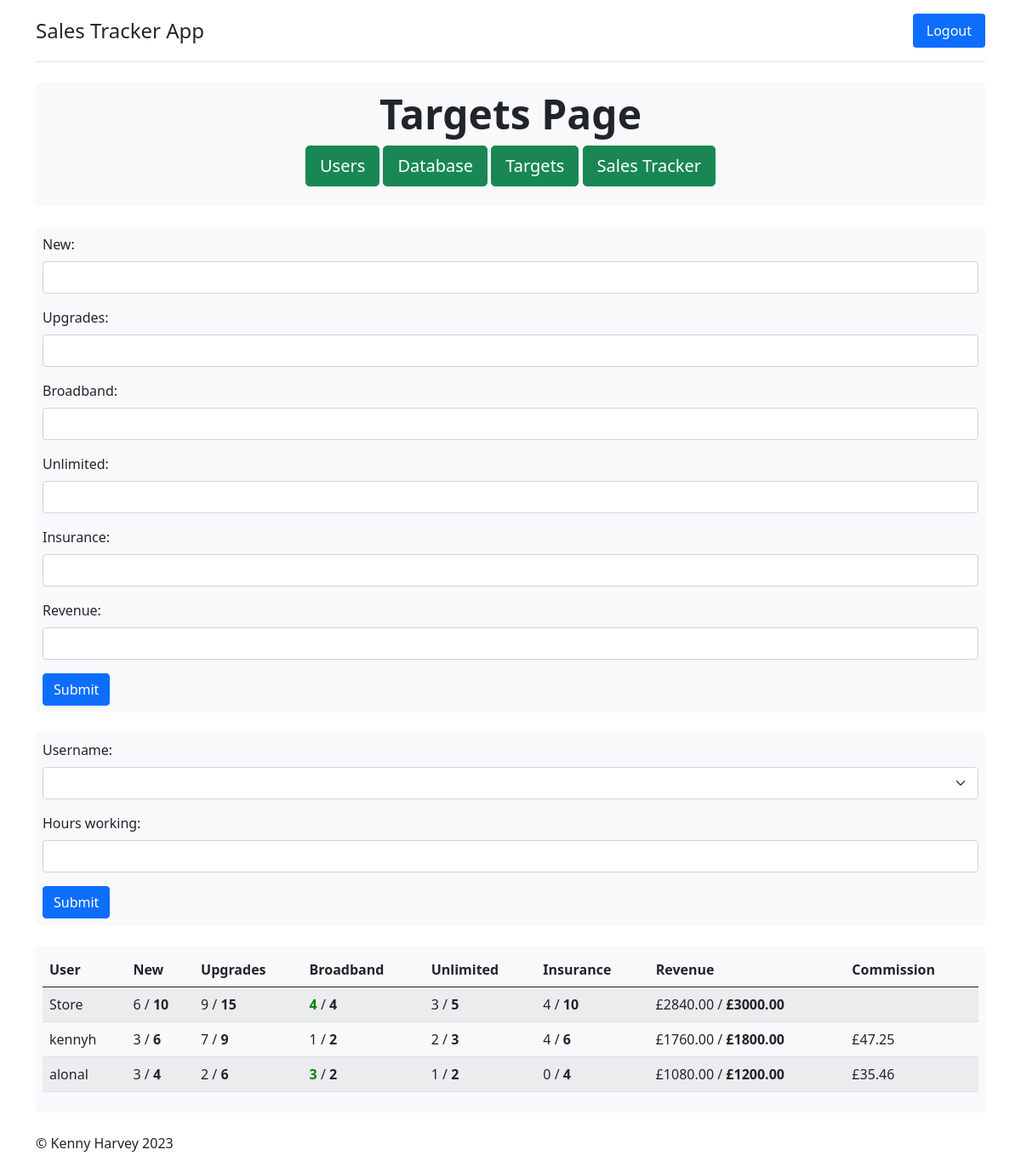
/targets/ (signed in), run on the app's committed database.
### models/targets.py (models this page shows, shortened)
class StoreTargets(db.Model):
    __tablename__ = 'store_targets'
    id = db.Column(db.Integer, primary_key=True)
    new = db.Column(db.Integer, nullable=False)
    upgrades = db.Column(db.Integer, nullable=False)
    broadband = db.Column(db.Integer, nullable=False)
    unlimited = db.Column(db.Integer, nullable=False)
    insurance = db.Column(db.Integer, nullable=False)
    revenue = db.Column(db.Numeric, nullable=False)
    ind_targets = db.relationship('Targets', backref='store_targets', lazy='dynamic')
    store_progress = db.relationship('StoreProgress', backref='store_progress', uselist=False)

class StoreProgress(db.Model):
    __tablename__ = 'store_progress'
    id = db.Column(db.Integer, primary_key=True)
    store_id = db.Column(db.Integer, db.ForeignKey('store_targets.id'), nullable=False)
    new = db.Column(db.Integer, nullable=False)
    upgrades = db.Column(db.Integer, nullable=False)
    broadband = db.Column(db.Integer, nullable=False)
    unlimited = db.Column(db.Integer, nullable=False)
    insurance = db.Column(db.Integer, nullable=False)
    revenue = db.Column(db.Numeric, nullable=False)

class Targets(db.Model):
    __tablename__ = 'targets'
    id = db.Column(db.Integer, primary_key=True)
    store_id = db.Column(db.Integer, db.ForeignKey('store_targets.id'), nullable=False)
    username = db.Column(db.Integer, db.ForeignKey('users.id'), nullable=False, unique=True)
    new = db.Column(db.Integer, nullable=False)
    upgrades = db.Column(db.Integer, nullable=False)
    broadband = db.Column(db.Integer, nullable=False)
    unlimited = db.Column(db.Integer, nullable=False)
    insurance = db.Column(db.Integer, nullable=False)
    revenue = db.Column(db.Numeric, nullable=False)
    user_progress = db.relationship('Progress', backref='user_progress', uselist=False)

class Progress(db.Model):
    __tablename__ = 'progress'
    id = db.Column(db.Integer, primary_key=True)
    username = db.Column(db.Integer, db.ForeignKey('targets.username'), nullable=False, unique=True)
    new = db.Column(db.Integer, nullable=False)
    upgrades = db.Column(db.Integer, nullable=False)
    broadband = db.Column(db.Integer, nullable=False)
    unlimited = db.Column(db.Integer, nullable=False)
    insurance = db.Column(db.Integer, nullable=False)
    revenue = db.Column(db.Numeric, nullable=False)
    commission = db.Column(db.Numeric, nullable=False)

### models/users.py (models this page shows, shortened)
class Users(UserMixin, db.Model):
    __tablename__ = 'users'
    id = db.Column(db.Integer, primary_key=True)
    username = db.Column(db.Text, nullable=False, unique=True)
    firstname = db.Column(db.Text, nullable=False)
    lastname = db.Column(db.Text, nullable=False)
    password = db.Column(db.Text, nullable=False)
    email = db.Column(db.Text, nullable=False, unique=True)
    admin = db.Column(db.Boolean, nullable=False)
    store_id = db.Column(db.Integer)
    hours_working = db.Column(db.Integer)
    is_deleted = db.Column(db.Boolean, default=False)
    user_sales = db.relationship('Sales', backref='users', lazy='dynamic')
    user_targets = db.relationship('Targets', backref='user_target', uselist=False)

### main.py (the view, shortened to what this page needs)
@app.route('/targets/', methods=['GET', 'POST'])
@login_required
@active_required
def targets():
    target_form = TargetForm()
    hours_form = HoursForm()
    store_targets = StoreTargets.query.all()
    user_targets = Targets.query.join(Users).order_by(Users.username).all()
    current_target = ""
    for target in user_targets:
        if target.username == current_user.id:
            current_target = target
    if current_target != "":
        user_targets.remove(current_target)
        user_targets.insert(0, current_target)
    choices = [""]
    hours_form.username.choices = choices + [row.username for row in Users.query.filter_by(store_id=current_user.store_id, is_deleted=False).all()]
    if hours_form.validate_on_submit():
        update_user = Users.query.filter_by(username=hours_form.username.data).first()
        update_user.hours_working = hours_form.hours.data
        db.session.commit()
        calc_targets()
        return redirect(url_for("targets"))
    return render_template("targets.html", hours_form=hours_form, target_form=target_form, store_targets=store_targets,
                           user_targets=user_targets)

### forms.py
class TargetForm(FlaskForm):
    new = IntegerField('New:', validators=[DataRequired()])
    upgrades = IntegerField('Upgrades:', validators=[DataRequired()])
    broadband = IntegerField('Broadband:', validators=[DataRequired()])
    unlimited = IntegerField('Unlimited:', validators=[DataRequired()])
    insurance = IntegerField('Insurance:', validators=[DataRequired()])
    revenue = IntegerField('Revenue:', validators=[DataRequired()])
    submit = SubmitField('Submit')

class HoursForm(FlaskForm):
    username = SelectField('Username:', validators=[DataRequired()])
    hours = IntegerField('Hours working:', validators=[DataRequired()])
    submit = SubmitField('Submit')

### main.py (called while the page is built)
@lm.user_loader
def load_user(user_id):
    return Users.query.filter_by(id=user_id).first()

def required(user):
    def decorator(f):
        @wraps(f)
        def decorated_function(*args, **kwargs):
            if user.is_deleted:
                abort(403)
            return f(*args, **kwargs)
        return decorated_function
    return decorator

### templates/targets.html (shortened to what this page needs)
<!DOCTYPE html>
<html lang="en">
<head>
	<link href="https://cdn.jsdelivr.net/npm/bootstrap@5.0.2/dist/css/bootstrap.min.css" rel="stylesheet">
	{% from 'bootstrap5/form.html' import render_form %}
</head>
<body>
<div class="container">
			<header class="header">
				<nav class="d-flex flex-wrap justify-content-center py-3 mb-4 border-bottom" >
					<a href="/" class="d-flex align-items-center mb-3 mb-md-0 me-md-auto text-dark text-decoration-none">
						<span class="fs-4">Sales Tracker App</span>
					</a>
					<ul class="nav nav-pills">
						<li class="nav-item">
							<a href="/logout" class="nav-link active" aria-current="page">Logout</a>
						</li>
					</ul>
				</nav>
			</header>
			<div class="p-2 mb-4 bg-light rounded-3">
				<div class="text-center">
					<h1 class="display-5 fw-bold">Targets Page</h1>
					<p>
						{% if current_user.admin %}
							<a class="btn btn-lg btn-success" href="/users/" role="button">Users</a>
                        	<a class="btn btn-lg btn-success" href="/database/" role="button">Database</a>
						{% endif %}
                        <a class="btn btn-lg btn-success" href="/targets/" role="button">Targets</a>
                        <a class="btn btn-lg btn-success" href="/sales/" role="button">Sales Tracker</a>
					</p>
				</div>
			</div>
			{% if current_user.admin %}
				<div id="targets_form" class="p-2 mb-4 bg-light rounded-3">
					{{ render_form(target_form) }}
				</div>
				<div id="hours_form" class="p-2 mb-4 bg-light rounded-3">
					{{ render_form(hours_form) }}
				</div>
			{% endif %}
			<div id="targets_list" class="p-2 mb-4 bg-light rounded-3">
				<table id="data" class="table table-striped">
					<thead>
					  <tr>
						<th>User</th>
						<th>New</th>
						<th>Upgrades</th>
						<th>Broadband</th>
						<th>Unlimited</th>
						<th>Insurance</th>
						<th>Revenue</th>
					    <th>Commission</th>
					  </tr>
					</thead>
					<tbody>
					  {% for store_target in store_targets if current_user.store_id == store_target.id %}
						<tr>
						  <td>Store</td>
							{% if store_target.store_progress.new is defined and store_target.store_progress.new >= store_target.new %}
						  <td><b style="color: green">{{ store_target.store_progress.new }}</b> / <b>{{ store_target.new }}</b></td>
							{% else %}
						  <td>{{ store_target.store_progress.new }} / <b>{{ store_target.new }}</b></td>
							{% endif %}
							{% if store_target.store_progress.upgrades is defined and store_target.store_progress.upgrades >= store_target.upgrades %}
							<td><b style="color: green">{{ store_target.store_progress.upgrades }}</b>  / <b>{{ store_target.upgrades }}</b></td>
							{% else %}
						  <td>{{ store_target.store_progress.upgrades }} / <b>{{ store_target.upgrades }}</b></td>
							{% endif %}
							{% if store_target.store_progress.broadband is defined and store_target.store_progress.broadband >= store_target.broadband %}
							<td><b style="color: green">{{ store_target.store_progress.broadband }}</b>  / <b>{{ store_target.broadband }}</b></td>
							{% else %}
						  <td>{{ store_target.store_progress.broadband }} / <b>{{ store_target.broadband }}</b></td>
							{% endif %}
							{% if store_target.store_progress.unlimited is defined and store_target.store_progress.unlimited >= store_target.unlimited %}
							<td><b style="color: green">{{ store_target.store_progress.unlimited }}</b>  / <b>{{ store_target.unlimited }}</b></td>
							{% else %}
						  <td>{{ store_target.store_progress.unlimited }} / <b>{{ store_target.unlimited }}</b></td>
							{% endif %}
							{% if store_target.store_progress.insurance is defined and store_target.store_progress.insurance >= store_target.insurance %}
							<td><b style="color: green">{{ store_target.store_progress.insurance }}</b> / <b>{{ store_target.insurance }}</b></td>
							{% else %}
						  <td>{{ store_target.store_progress.insurance }} / <b>{{ store_target.insurance }}</b></td>
							{% endif %}
						  {% if store_target.store_progress.revenue is defined %}
							{% if store_target.store_progress.revenue >= store_target.revenue %}
							<td><b style="color: green">£{{ store_target.store_progress.revenue|round(2) }}</b> / <b>£{{ store_target.revenue|round(2) }}</b></td>
							{% else %}
						  <td>£{{ store_target.store_progress.revenue|round(2) }} / <b>£{{ store_target.revenue|round(2) }}</b></td>
							{% endif %}
							{% else %}
							<td> / <b>£{{ store_target.revenue|round(2) }}</b></td>
							{% endif %}
						  <td></td>
						</tr>
					  {% endfor %}
						{% for target in user_targets if current_user.store_id == target.store_id %}
						<tr>
						  <td>{{ target.user_target.username }}</td>
							{% if target.user_progress.new is defined and target.user_progress.new >= target.new %}
						  <td><b style="color: green">{{ target.user_progress.new }}</b> / <b>{{ target.new }}</b></td>
							{% else %}
							<td>{{ target.user_progress.new }} / <b>{{ target.new }}</b></td>
							{% endif %}
							{% if target.user_progress.upgrades is defined and target.user_progress.upgrades >= target.upgrades %}
							<td><b style="color: green">{{ target.user_progress.upgrades }}</b>  / <b>{{ target.upgrades }}</b></td>
							{% else %}
						  <td>{{ target.user_progress.upgrades }} / <b>{{ target.upgrades }}</b></td>
							{% endif %}
							{% if target.user_progress.broadband is defined and target.user_progress.broadband >= target.broadband %}
							<td><b style="color: green">{{ target.user_progress.broadband }}</b>  / <b>{{ target.broadband }}</b></td>
							{% else %}
						  <td>{{ target.user_progress.broadband }} / <b>{{ target.broadband }}</b></td>
							{% endif %}
							{% if target.user_progress.unlimited is defined and target.user_progress.unlimited >= target.unlimited %}
							<td><b style="color: green">{{ target.user_progress.unlimited }}</b>  / <b>{{ target.unlimited }}</b></td>
							{% else %}
						  <td>{{ target.user_progress.unlimited }} / <b>{{ target.unlimited }}</b></td>
							{% endif %}
							{% if target.user_progress.insurance is defined and target.user_progress.insurance >= target.insurance %}
							<td><b style="color: green">{{ target.user_progress.insurance }}</b> / <b>{{ target.insurance }}</b></td>
							{% else %}
						  <td>{{ target.user_progress.insurance }} / <b>{{ target.insurance }}</b></td>
							{% endif %}
						  {% if target.user_progress.revenue is defined %}
							{% if target.user_progress.revenue >= target.revenue %}
							<td><b style="color: green">£{{ target.user_progress.revenue|round(2) }}</b> / <b>£{{ target.revenue|round(2) }}</b></td>
							{% else %}
						  <td>£{{ target.user_progress.revenue|round(2) }} / <b>£{{ target.revenue|round(2) }}</b></td>
							{% endif %}
							{% else %}
							<td> / <b>£{{ target.revenue|round(2) }}</b></td>
							{% endif %}
						  {% if target.user_progress.revenue is defined %}
							{% if target.user_progress.revenue >= target.revenue %}
							<td><b style="color: green">£{{ target.user_progress.commission|round(2) }}</b></td>
							{% else %}
						  <td>£{{ target.user_progress.commission|round(2) }}</td>
							{% endif %}
						  {% else %}
						  <td>£0.00</td>
						  {% endif %}
						</tr>
					  {% endfor %}
					</tbody>
			  	</table>
			</div>
			<footer class="footer">
				<p>&copy; Kenny Harvey 2023</p>
			</footer>
		</div>
</body>
</html>

### data on the page
StoreTargets: store_progress.new "6", new "10", store_progress.upgrades "9", upgrades "15", store_progress.broadband "4", broadband "4", store_progress.unlimited "3", unlimited "5", store_progress.insurance "4", insurance "10", store_progress.revenue "2840.00", revenue "3000.00"
Targets: user_target.username "kennyh", user_progress.new "3", new "6", user_progress.upgrades "7", upgrades "9", user_progress.broadband "1", broadband "2", user_progress.unlimited "2", unlimited "3", user_progress.insurance "4", insurance "6", user_progress.revenue "1760.00", revenue "1800.00", user_progress.commission "47.25"
Targets: user_target.username "alonal", user_progress.new "3", new "4", user_progress.upgrades "2", upgrades "6", user_progress.broadband "3", broadband "2", user_progress.unlimited "1", unlimited "2", user_progress.insurance "0", insurance "4", user_progress.revenue "1080.00", revenue "1200.00", user_progress.commission "35.46"
